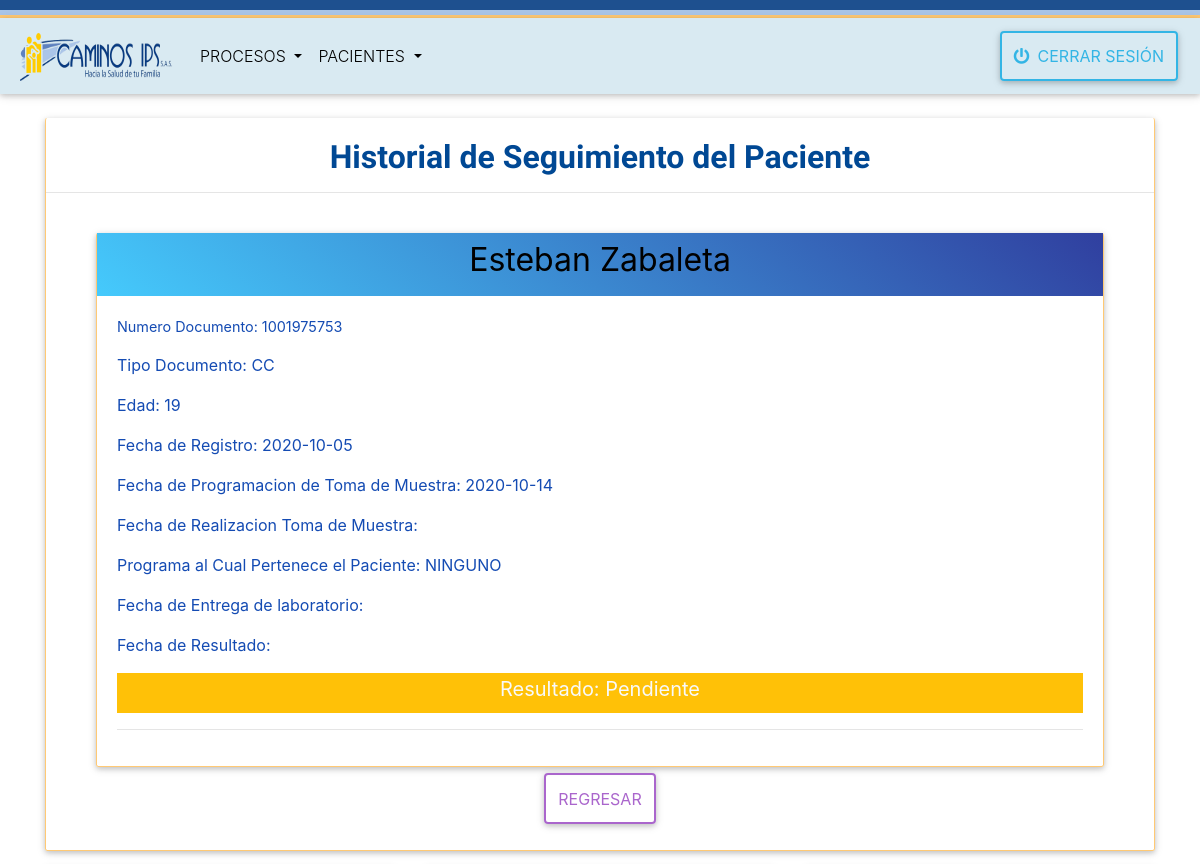
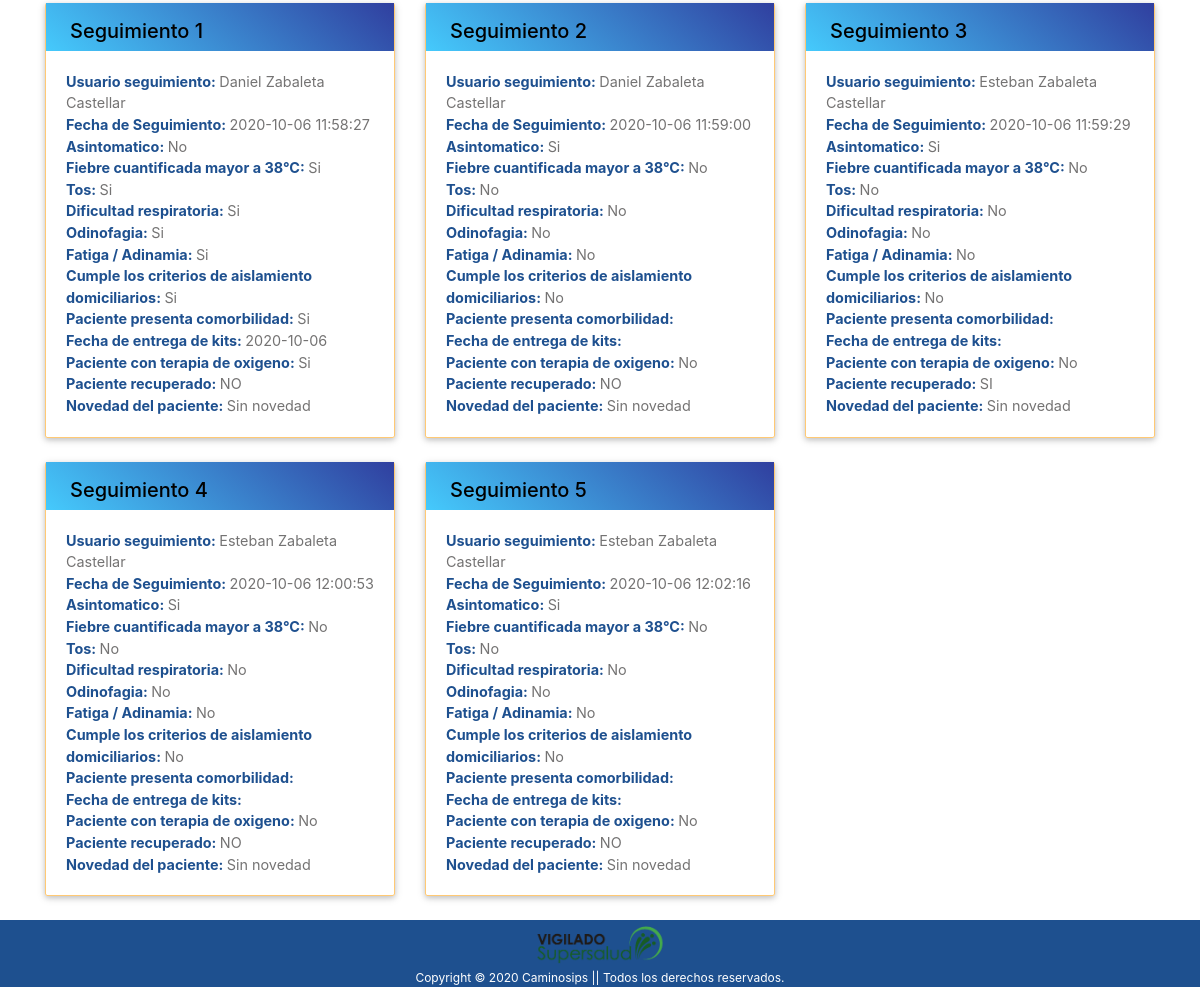
Page /historial_paciente.php?fs=2020-10-06&nd=1001975753 on the committed database (2 pictures, top to bottom).
### tables this page shows
CREATE TABLE IF NOT EXISTS `prog_toma_muestra` (
  `id` int(11) NOT NULL AUTO_INCREMENT,
  `usuario_id` int(11) DEFAULT NULL,
  `pacientes_id` int(11) NOT NULL,
  `acepta_visita` text,
  `fecha_programacion` datetime DEFAULT NULL,
  `fecha_realizacion` datetime DEFAULT NULL,
  `visita_exitosa` varchar(50) DEFAULT NULL,
  `tipo_prueba` varchar(50) DEFAULT NULL,
  `observacion` varchar(45) DEFAULT NULL,
  `motivo` text,
  `programacion_atencion` varchar(45) DEFAULT NULL,
  `programa_pertenece` varchar(45) DEFAULT NULL,
  `fecha_entrega_lab` date DEFAULT NULL,
  `fecha_procesamiento` date DEFAULT NULL,
  `fecha_resultado` date DEFAULT NULL,
  `resultado` enum('Positivo','Negativo','Pendiente') DEFAULT 'Pendiente',
  `estado_proceso` varchar(10) NOT NULL DEFAULT 'ACTIVO',
  `notificado` varchar(2) NOT NULL DEFAULT 'NO',
  `fecha_notificacion` datetime DEFAULT NULL,
  `fecha_registro` datetime DEFAULT CURRENT_TIMESTAMP,
  PRIMARY KEY (`id`),
  KEY `index_paciente` (`pacientes_id`),
  KEY `usuario_id` (`usuario_id`),
  CONSTRAINT `FK_prog_toma_muestra_usuarios` FOREIGN KEY (`usuario_id`) REFERENCES `usuarios` (`id`),
  CONSTRAINT `prog_toma_muestra_ibfk_1` FOREIGN KEY (`pacientes_id`) REFERENCES `pacientes` (`id`)
);

CREATE TABLE IF NOT EXISTS `pacientes` (
  `id` int(11) NOT NULL AUTO_INCREMENT,
  `primer_nombre` text NOT NULL,
  `tipo_paciente` text NOT NULL,
  `segundo_nombre` text,
  `primer_apellido` text NOT NULL,
  `segundo_apellido` text,
  `tipo_documento` text NOT NULL,
  `numero_documento` bigint(20) NOT NULL,
  `edad` int(11) NOT NULL,
  `unidad_medida` varchar(100) NOT NULL,
  `sexo` varchar(100) NOT NULL,
  `barrio` varchar(100) NOT NULL,
  `municipio` varchar(100) NOT NULL,
  `correo` varchar(100) DEFAULT NULL,
  `telefono` bigint(20) NOT NULL,
  `telefono2` bigint(20) DEFAULT NULL,
  `aseguradora` text NOT NULL,
  `novedad_paciente` varchar(40) DEFAULT NULL,
  `regimen` varchar(50) NOT NULL,
  `estado_paciente` enum('VIVO','MUERTO') NOT NULL DEFAULT 'VIVO',
  `fecha_fallecimiento` datetime DEFAULT NULL,
  `laboratorio` varchar(50) DEFAULT NULL,
  `trabajador_salud` enum('SI','NO') DEFAULT NULL,
  `contacto_caso_confirmado` enum('SI','NO') DEFAULT NULL,
  `observacion_paciente` text,
  `fecha_nacimiento` date DEFAULT NULL,
  `fecha_prog_recep` datetime DEFAULT NULL,
  `fecha_registro` timestamp NOT NULL DEFAULT CURRENT_TIMESTAMP,
  `id_usuario_programacion` int(11) DEFAULT NULL,
  `id_usuario_seguimiento` int(11) DEFAULT NULL,
  `id_usuario_notificacion` int(11) DEFAULT NULL,
  PRIMARY KEY (`id`),
  UNIQUE KEY `numero_documento` (`numero_documento`),
  KEY `FK_pacientes_usuarios_seguimiento` (`id_usuario_seguimiento`),
  KEY `FK_pacientes_usuarios_programacion` (`id_usuario_programacion`),
  KEY `FK_pacientes_usuarios_notificacion` (`id_usuario_notificacion`),
  CONSTRAINT `FK_pacientes_usuarios_notificacion` FOREIGN KEY (`id_usuario_notificacion`) REFERENCES `usuarios` (`id`) ON DELETE SET NULL ON UPDATE CASCADE,
  CONSTRAINT `FK_pacientes_usuarios_programacion` FOREIGN KEY (`id_usuario_programacion`) REFERENCES `usuarios` (`id`) ON DELETE SET NULL ON UPDATE CASCADE,
  CONSTRAINT `FK_pacientes_usuarios_seguimiento` FOREIGN KEY (`id_usuario_seguimiento`) REFERENCES `usuarios` (`id`) ON DELETE SET NULL ON UPDATE CASCADE
);

CREATE TABLE IF NOT EXISTS `seguimiento_paciente` (
  `id` int(11) NOT NULL AUTO_INCREMENT,
  `complemento_seg_id` int(11) NOT NULL,
  `tipo_toma` enum('Primera toma','Segunda toma') NOT NULL DEFAULT 'Primera toma',
  `fecha_hora` timestamp NOT NULL,
  `asintomatico` varchar(45) NOT NULL,
  `fecha_sintomas` date DEFAULT NULL,
  `fiebre_cuantificada` varchar(45) NOT NULL,
  `tos` varchar(45) NOT NULL,
  `dificultad_respiratoria` varchar(45) NOT NULL,
  `odinofagia` varchar(45) NOT NULL,
  `fatiga_adinamia` varchar(45) NOT NULL,
  `cumple_criterios` varchar(50) NOT NULL,
  `comorbilidad` varchar(50) DEFAULT NULL,
  `entrega_kits` varchar(50) DEFAULT NULL,
  `fecha_entrega_kits` date DEFAULT NULL,
  `oxigeno_terapia` varchar(50) DEFAULT NULL,
  `tipo_flujo` enum('Alto flujo','Bajo flujo') DEFAULT NULL,
  `ambito_atencion` varchar(50) NOT NULL,
  `saturacion_oxigeno` varchar(50) NOT NULL,
  `actual` enum('si','no') DEFAULT 'si',
  `novedad_paciente` longtext,
  `paciente_recuperado` enum('SI','NO','POR DEFINIR') DEFAULT NULL,
  `id_usuario` int(11) NOT NULL,
  `id_pacientes` int(11) DEFAULT NULL,
  PRIMARY KEY (`id`),
  KEY `id_pacientes` (`id_pacientes`),
  KEY `seguimiento_paciente_ibfk_2` (`id_usuario`),
  KEY `complemento_seg_id` (`complemento_seg_id`),
  CONSTRAINT `seguimiento_paciente_ibfk_3` FOREIGN KEY (`complemento_seg_id`) REFERENCES `complemento_seg` (`id`)
);

CREATE TABLE IF NOT EXISTS `usuarios` (
  `id` int(11) NOT NULL AUTO_INCREMENT,
  `nombre_apellido` varchar(45) NOT NULL,
  `identificacion` varchar(50) NOT NULL DEFAULT '',
  `clave` varchar(100) NOT NULL,
  `roles` enum('Auxiliar de programacion','Auxiliar de seguimiento','Coordinador covid','Medico','Digitador') NOT NULL,
  `sede` enum('Cartagena','Barranquilla','Carmen de bolivar') DEFAULT NULL,
  PRIMARY KEY (`id`),
  UNIQUE KEY `identificacion` (`identificacion`)
);

### historial_paciente.php (called while the page is built, shortened)
<?php session_start();
include 'conexion.php';
    $documento = $_REQUEST['nd'];
    $fecha_seguimiento = $_REQUEST['fs'];
    if (empty($documento) or (!is_numeric($documento))) {
        $errores = 'El campo no debe estar vacio y debe ser solo numerico';
    } else {
        $consulta = $conexion->prepare("SELECT * FROM pacientes WHERE numero_documento = $documento");
        $consulta->execute();
        if ($consulta->rowCount() > 0) {
            $consulta = $conexion->prepare("SELECT CONCAT(primer_nombre, ' ', primer_apellido) AS 'Nombre_Completo', numero_documento, tipo_documento,
        DATE(pacientes.fecha_registro) AS fecha_registro,edad,DATE(ptm.fecha_programacion) AS fecha_programacion, DATE(ptm.fecha_realizacion) AS fecha_realizacion, programa_pertenece, DATE(fecha_entrega_lab) AS fecha_entrega_lab, DATE(fecha_resultado) AS fecha_resultado, resultado
         FROM pacientes
         INNER JOIN prog_toma_muestra ptm ON ptm.pacientes_id = pacientes.id
         WHERE numero_documento = :numero_documento");
            $consulta->execute(array(':numero_documento' => $documento));
            $resultado = $consulta->fetch();
            $Nombre_Completo = $resultado['Nombre_Completo'];
            $tipo_documento = $resultado['tipo_documento'];
            $numero_documento = $resultado['numero_documento'];
            $fecha_registro = $resultado['fecha_registro'];
            $edad = $resultado['edad'];
            $fecha_programacion = $resultado['fecha_programacion'];
            $programa_pertenece = $resultado['programa_pertenece'];
            $resultado = $resultado['resultado'];
            $stm = $conexion->prepare("SELECT
             u.nombre_apellido,
             s.fecha_hora, s.asintomatico, s.fiebre_cuantificada, s.tos, s.dificultad_respiratoria,
             s.odinofagia, s.fatiga_adinamia, cumple_criterios, comorbilidad, fecha_entrega_kits, oxigeno_terapia, s.novedad_paciente, s.paciente_recuperado
             FROM `complemento_seg` C
             INNER JOIN pacientes P ON p.id = c.id_pacientes
             INNER JOIN seguimiento_paciente s ON s.complemento_seg_id = c.id
             INNER JOIN usuarios u ON s.id_usuario = u.id
             WHERE P.numero_documento = ? AND DATE(fecha_hora) = ?");
            $stm->execute(array($documento, $fecha_seguimiento));
            $res = $stm->fetchAll(PDO::FETCH_OBJ);
        } else {
            $errores = 'Paciente no se encuentra Registrado';
        }
    }
require 'views/historial_paciente_view.php';
?>

### views/historial_paciente_view.php (the view, shortened to what this page needs)
<?php require_once 'views/header_view.php' ?>
    <div class="container padre mt-4">
        <div class="card mb-3 text-center hoverable">
            <h4 class="mb-1">
                <strong>Historial de Seguimiento del Paciente</strong>
                <hr>
                </h4>
            <div class="card-body">
                <div class="col-sm-12">
                    <div class="comtainer">
                        <?php
                            if (!empty($resultado)){?>
                        <div class="container">
                            <div class="card card-cascade">
                                <div class="view view-cascade gradient-card-header blue-gradient">
                                    <h2 class="card-header-title mb-3 mt-2"><?php echo $Nombre_Completo;?></h2>
                                </div>
                                <div class="card-body card-body-cascade text-left">
                                    <p style="color:rgba(13, 70, 177, 0.972)" ; class="card-text">Numero Documento:
                                        <?php echo $numero_documento;?></p>
                                    <p style="color:rgba(13, 70, 177, 0.972)" ;class="card-text">Tipo Documento:
                                        <?php echo $tipo_documento;?></p>
                                    <p style="color:rgba(13, 70, 177, 0.972)" ;class="card-text">Edad:
                                        <?php echo $edad;?></p>
                                    <p style="color:rgba(13, 70, 177, 0.972)" ;class="card-text">Fecha de Registro:
                                        <?php echo $fecha_registro;?></p>
                                    <p style="color:rgba(13, 70, 177, 0.972)" ;class="card-text">Fecha de
                                        Programacion de Toma de Muestra: <?php echo $fecha_programacion;?></p>
                                    <p style="color:rgba(13, 70, 177, 0.972)" ;class="card-text">Fecha de
                                        Realizacion Toma de Muestra: <?php echo $fecha_realizacion;?></p>
                                    <p style="color:rgba(13, 70, 177, 0.972)" ;class="card-text">Programa al Cual
                                        Pertenece el Paciente: <?php echo $programa_pertenece;?></p>
                                    <p style="color:rgba(13, 70, 177, 0.972)" ;class="card-text">Fecha de Entrega de
                                        laboratorio: <?php echo $fecha_entrega_lab;?></p>
                                    <p style="color:rgba(13, 70, 177, 0.972)" ;class="card-text">Fecha de Resultado:
                                        <?php echo $fecha_resultado;?></p>
                                    <?php if($resultado == 'Pendiente'): ?>
                                        <div class="text-center text-light bg-warning py-1">
                                            <h5>Resultado:
                                            <?php echo $resultado;?></h5>
                                        </div>
                                    <?php endif ?>
                                    <hr>
                                </div>
                            </div>
                            <?php } ?>
                            <a href="historial_paciente_fecha.php?nd=<?= $numero_documento ?>" class="btn btn-outline-secondary">Regresar</a>
                        </div>
                    </div>
                </div>
            </div>
        </div>
    </div>
    <?php if (!empty($res)) : ?>
    <div class="container">
        <div class="row">
            <?php $i = 1;
            foreach ($res as $key) : ?>
            <div class="col-4">
                <div class="card card-cascade wider">
                    <div class="view view-cascade gradient-card-header blue-gradient">
                            <h5 class='ml-4'> Seguimiento <?= $i ?></h5>
                    </div>
                    <div class="card-body card-body-cascade text-left">
                        <p class="card-text ">
                            <strong style="color:rgba(30, 80, 143)">Usuario seguimiento:
                            </strong><?= $key->nombre_apellido ?>
                            <br>
                            <strong style="color:rgba(30, 80, 143)">Fecha de Seguimiento:
                            </strong><?= $key->fecha_hora ?>
                            <br>
                            <strong style="color:rgba(30, 80, 143)">Asintomatico:
                            </strong><?= $key->asintomatico ?>
                            <br>
                            <strong style="color:rgba(30, 80, 143)">Fiebre cuantificada mayor a 38°C:
                            </strong><?= $key->fiebre_cuantificada ?>
                            <br>
                            <strong style="color:rgba(30, 80, 143)">Tos: </strong><?= $key->tos ?>
                            <br>
                            <strong style="color:rgba(30, 80, 143)">Dificultad respiratoria:
                            </strong><?= $key->dificultad_respiratoria ?>
                            <br>
                            <strong style="color:rgba(30, 80, 143)">Odinofagia: </strong><?= $key->odinofagia ?>
                            <br>
                            <strong style="color:rgba(30, 80, 143)">Fatiga / Adinamia:
                            </strong><?= $key->fatiga_adinamia ?>
                            <br>
                            <strong style="color:rgba(30, 80, 143)">Cumple los criterios de aislamiento
                                domiciliarios: </strong><?= $key->cumple_criterios ?>
                            <br>
                            <strong style="color:rgba(30, 80, 143)">Paciente presenta comorbilidad:
                            </strong><?= $key->comorbilidad ?>
                            <br>
                            <strong style="color:rgba(30, 80, 143)">Fecha de entrega de kits:
                            </strong><?= $key->fecha_entrega_kits ?>
                            <br>
                            <strong style="color:rgba(30, 80, 143)">Paciente con terapia de oxigeno:
                            </strong><?= $key->oxigeno_terapia ?>
							<br>
                            <strong style="color:rgba(30, 80, 143)">Paciente recuperado:
                            </strong><?= $key->paciente_recuperado ?>
                            <br>
                            <strong style="color:rgba(30, 80, 143)">Novedad del paciente:
                            </strong><?= $key->novedad_paciente ?>
                        </p>
                    </div>
                </div>
                <br>
            </div>
            <?php $i++;
                    endforeach ?>
        </div>
    </div>
    <?php endif ?>
<?php require_once 'views/footer_view.php' ?>

### css/stylos_formulario.css (style rules this page uses)
.padre h4 { font-family: 'Poiret One', cursive; }
body h4 { margin-top: 20px; color: #004894; }
* { margin: 0; padding: 0; -webkit-box-sizing: border-box; -moz-box-sizing: border-box; box-sizing: border-box; }
.card { padding-right: 0px !important; }

### rows in the picture
prog_toma_muestra: pacientes.numero_documento "1001975753", pacientes.tipo_documento "CC", pacientes.edad "19", programa_pertenece "NINGUNO", resultado "Pendiente"
seguimiento_paciente: id_usuario.nombre_apellido "Daniel Zabaleta Castellar", fecha_hora "2020-10-06 11:58:27", asintomatico "No", fiebre_cuantificada "Si", tos "Si", dificultad_respiratoria "Si", odinofagia "Si", fatiga_adinamia "Si", cumple_criterios "Si", comorbilidad "Si", fecha_entrega_kits "2020-10-06", oxigeno_terapia "Si", paciente_recuperado "NO", novedad_paciente "Sin novedad"
seguimiento_paciente: id_usuario.nombre_apellido "Daniel Zabaleta Castellar", fecha_hora "2020-10-06 11:59:00", asintomatico "Si", fiebre_cuantificada "No", tos "No", dificultad_respiratoria "No", odinofagia "No", fatiga_adinamia "No", cumple_criterios "No", oxigeno_terapia "No", paciente_recuperado "NO", novedad_paciente "Sin novedad"
seguimiento_paciente: id_usuario.nombre_apellido "Esteban Zabaleta Castellar", fecha_hora "2020-10-06 11:59:29", asintomatico "Si", fiebre_cuantificada "No", tos "No", dificultad_respiratoria "No", odinofagia "No", fatiga_adinamia "No", cumple_criterios "No", oxigeno_terapia "No", paciente_recuperado "SI", novedad_paciente "Sin novedad"
seguimiento_paciente: id_usuario.nombre_apellido "Esteban Zabaleta Castellar", fecha_hora "2020-10-06 12:00:53", asintomatico "Si", fiebre_cuantificada "No", tos "No", dificultad_respiratoria "No", odinofagia "No", fatiga_adinamia "No", cumple_criterios "No", oxigeno_terapia "No", paciente_recuperado "NO", novedad_paciente "Sin novedad"
seguimiento_paciente: id_usuario.nombre_apellido "Esteban Zabaleta Castellar", fecha_hora "2020-10-06 12:02:16", asintomatico "Si", fiebre_cuantificada "No", tos "No", dificultad_respiratoria "No", odinofagia "No", fatiga_adinamia "No", cumple_criterios "No", oxigeno_terapia "No", paciente_recuperado "NO", novedad_paciente "Sin novedad"

### other values in the picture
$Nombre_Completo "Esteban Zabaleta"
$fecha_registro "2020-10-05"
$fecha_programacion "2020-10-14"
